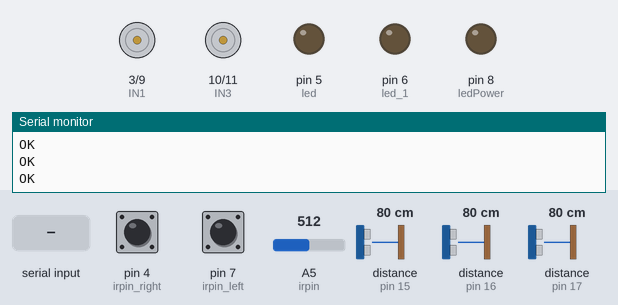
Recording of a sketch running on a simulated Arduino Uno, built with avr-gcc and run on an emulated ATmega328P. On the bench: motor-driver pin pairs drawn as motors (green arrow = first pin HIGH = forward, orange = second pin HIGH = backward, longer = more drive), output pins drawn as LEDs (lit = HIGH), the last lines printed to the serial monitor. The test bench sets the inputs (shaded band); at power-on: pin 4 (irpin_right) LOW, pin 7 (irpin_left) LOW, A5 (irpin) = 512, distance to the obstacle (sensors on pin 15, pin 16, pin 17) 80 cm. The echo pulse lasts 58.3 µs per cm; the modem accepts every AT command (registered, SIM ready, sends succeed) and sends nothing else.

Above: at 6.5 s.
6.6 s: "A\n" received over Serial
At 8.7 s:
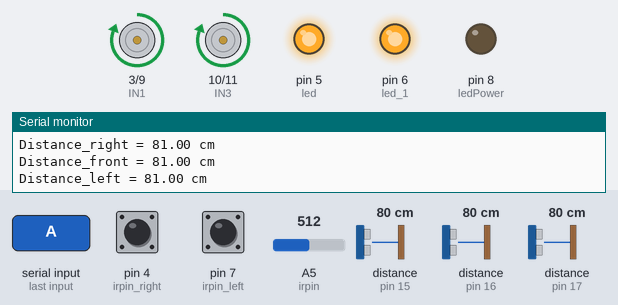
9.6 s: byte 68 ('D') received over Serial
12.6 s: "6541\n" received over the second serial link
At 14.3 s:
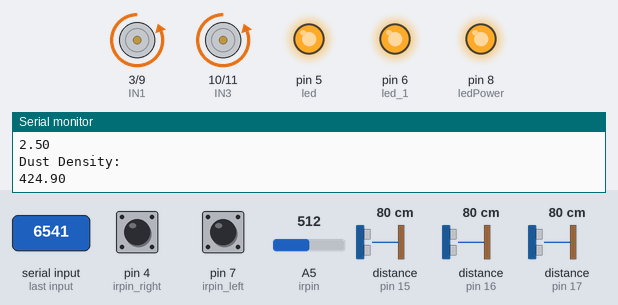
15.1 s: byte 66 ('B') received over Serial
18.1 s: byte 76 ('L') received over Serial
At 20.8 s:
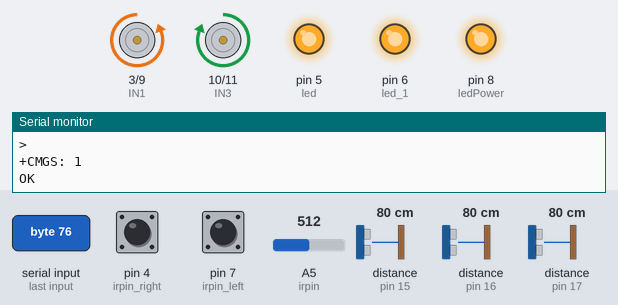
21.1 s: byte 82 ('R') received over Serial
At 21.9 s:
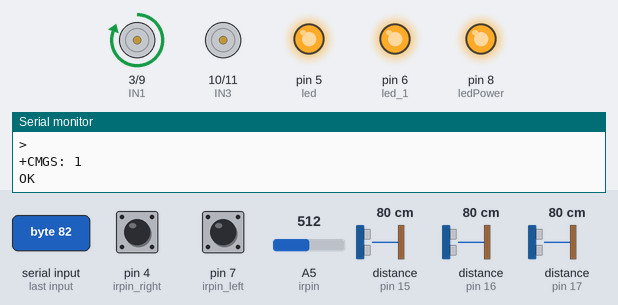
Timing chart, 0 to 23.6 s (numbered marks = the images above; inputs shaded):
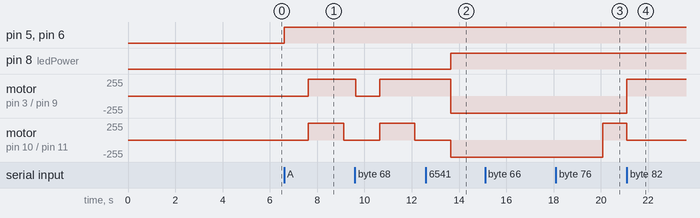

The sketch:

Arduino_Uno.ino
```cpp
#define IN1	3
#define IN2	9
#define IN3	10
#define IN4	11
#include<NewPing.h>// include newping library

NewPing sonar_1 (15, 15, 400);// create ultrasonic object with the following parameters (Trig=3, Echo=2, Max distance=400cm)
float distance_right;// initialize a variable of type float

NewPing sonar_2 (16, 16, 400);// create ultrasonic object with the following parameters (Trig=3, Echo=2, Max distance=400cm)
float distance_front;// initialize a variable of type float

NewPing sonar_3 (17, 17, 400);// create ultrasonic object with the following parameters (Trig=3, Echo=2, Max distance=400cm)
float distance_left;// initialize a variable of type float

int command;            //Int to store app command state.

int state = 0;

int irpin = A5;
int irpin_right = 4;
int irpin_left = 7;

int a=0;


int led = 5;
int led_1 = 6;

int measurePin = A0;
int ledPower = 8;

int samplingTime = 280;
int deltaTime = 40;
int sleepTime = 9680;

float voMeasured = 0;
float calcVoltage = 0;
float dustDensity = 0;


#include <SoftwareSerial.h>
SoftwareSerial SIM(12, 13);

String textMessage;

String lampState = "HIGH";

unsigned long oldtime = 0;

void setup(){

  Serial.begin(115200);

  pinMode(IN1, OUTPUT);
	pinMode(IN2, OUTPUT);
	pinMode(IN3, OUTPUT);
	pinMode(IN4, OUTPUT);

  digitalWrite(IN1, LOW);
  digitalWrite(IN2, LOW);
  digitalWrite(IN3, LOW);
  digitalWrite(IN4, LOW);


pinMode(irpin, INPUT);
pinMode(irpin_right, INPUT);
pinMode(irpin_left, INPUT);

pinMode(led, OUTPUT);
digitalWrite(led, LOW);


pinMode(led_1, OUTPUT);
digitalWrite(led_1, LOW);


pinMode(ledPower,OUTPUT);


// Initializing serial

  SIM.begin(115200);


  delay(5000);
  Serial.println("SIM start...");

  // AT command
  SIM.println("AT");
  delay(100);
  SIM.println("AT+CMGF=1");
  delay(100);
  //receive data live
  SIM.println("AT+CNMI=2,2,0,0,0");
  delay(100);

}

void goAhead(){

  analogWrite(IN1, 0);
	analogWrite(IN2, 255);
  analogWrite(IN3, 0);
	analogWrite(IN4, 255);

  }

void goBack(){

  analogWrite(IN1, 255);
	analogWrite(IN2, 0);
  analogWrite(IN3, 255);
	analogWrite(IN4, 0);

  }

void goRight(){

  analogWrite(IN1, 255);
  analogWrite(IN2, 0);
  analogWrite(IN3, LOW);
  analogWrite(IN4, 0);

}

void goLeft(){

  analogWrite(IN1, 0);
  analogWrite(IN2, 255);
  analogWrite(IN3, 255);
  analogWrite(IN4, 0);

}

void stopRobot(){

  analogWrite(IN1, 0);
	analogWrite(IN2, 0);
	analogWrite(IN3, 0);
	analogWrite(IN4, 0);

}

void Auto(){
if ((unsigned long) (millis() - oldtime) > 3000) // after 3s
{
  analogWrite(led, 255);
  //delay(100);
  analogWrite(led_1, 255);
  //delay(100);
      oldtime = millis();    //mark time for now
  }


distance_right = sonar_1.ping_cm();
Serial.print("Distance_right = ");
Serial.print(distance_right);
Serial.println(" cm");
//delay(10);

distance_front = sonar_2.ping_cm();
Serial.print("Distance_front = ");
Serial.print(distance_front);
Serial.println(" cm");
//delay(10);

distance_left = sonar_3.ping_cm();
Serial.print("Distance_left = ");
Serial.print(distance_left);
Serial.println(" cm");
//delay(10);

  int s = analogRead(irpin);
  int S_right = digitalRead(irpin_right);
  int S_left = digitalRead(irpin_left);

  if((s==HIGH))
  {
    stopRobot();
    delay(1000);
    goBack();
    delay(1500);
    goLeft();
    delay(500);

  }

  if((S_left == LOW)|| (S_right == LOW))
  {
    stopRobot();
    delay(1000);
    goBack();
    delay(1500);
    goRight();
    delay(500);

  }

  if((s==LOW)&&(distance_left <= 20 && distance_front <= 20 && distance_right <= 20))
    {
      goLeft();
    }
  if((s==LOW)&&(distance_left <= 20 && distance_front > 20 && distance_right <= 20))
    {
    goAhead();
    }
  if((s==LOW)&&(distance_left > 20 && distance_front > 20 && distance_right > 20))
  {
    goAhead();
  }
  if((s==LOW)&&(distance_left <= 20 && distance_front <= 20 && distance_right > 20) || (s==LOW)&&(distance_left <= 20 && distance_front > 20 && distance_right > 20))
  {//goRight
    goRight();
  }
  if((s==LOW)&&(distance_left > 20 && distance_front <= 20 && distance_right <= 20) || (s==LOW)&&(distance_left > 20 && distance_front > 20 && distance_right <= 20) || (s==LOW)&&(distance_left > 20 && distance_front <= 20 && distance_right > 20))
  {//goLeft
    goLeft();

  }
}


void highest()
{
  analogWrite(led, 255);
  //delay(100);
  analogWrite(led_1, 255);
  //delay(100);
  }
void medium()
{
  analogWrite(led, 230);
  analogWrite(led_1, 230);
  }
void lowest()
{
  analogWrite(led, 200);
  analogWrite(led_1, 200);
  }
void stop_mos()
{
  analogWrite(led,0);
  analogWrite(led_1,0);

  }

void turn_around_left()
{
  goLeft();
}

void turn_around_right()
{
  goRight();
}

void dust()
{
  digitalWrite(ledPower,LOW);
  delayMicroseconds(samplingTime);

  voMeasured = analogRead(measurePin);

  delayMicroseconds(deltaTime);
  digitalWrite(ledPower,HIGH);
  delayMicroseconds(sleepTime);


  calcVoltage = voMeasured * (5.0 / 1024.0);

  // linear eqaution
  dustDensity = 170 * calcVoltage - 0.1;


  Serial.println("Raw Signal Value (0-1023):");
  Serial.println(voMeasured);

  Serial.println("Voltage:");
  Serial.println(calcVoltage);

  Serial.println("Dust Density:");
  Serial.println(dustDensity);
  if(dustDensity > 600)
  {
    Serial.println("HIGH");

    String dust = "Dust density =" + String(dustDensity) + "ug/m3";
    sendSMS_warning(dust);
    }
  else{
    Serial.println("LOW");
    }

  delay(1000);
}

void dust_sensor()
{
  digitalWrite(ledPower,LOW);
  delayMicroseconds(samplingTime);

  voMeasured = analogRead(measurePin);

  delayMicroseconds(deltaTime);
  digitalWrite(ledPower,HIGH);
  delayMicroseconds(sleepTime);


  calcVoltage = voMeasured * (5.0 / 1024.0);


  dustDensity = 170 * calcVoltage - 0.1;


  Serial.println("Raw Signal Value (0-1023):");
  Serial.println(voMeasured);

  Serial.println("Voltage:");
  Serial.println(calcVoltage);

  Serial.println("Dust Density:");
  Serial.println(dustDensity);

  String dust = "Dust density =" + String(dustDensity) + "ug/m3";
  sendSMS_warning(dust);
}

void loop(){

  if (Serial.available() > 0){
  command = Serial.read();

      if (command == 'F') state = 2;
      else if (command == 'B') state = 3;
      else if (command == 'L') state = 4;
      else if (command == 'R') state = 5;

      else if (command == 'S') state = 6;

      else if (command == 'A') state = 1;

      else if (command == 'P') state = 0;

      else if (command == 'O') state = 7;
      else if (command == 'M') state = 8;
      else if (command == 'C') state = 9;
      else if (command == 'I') state = 10;
      else if (command == 'U') state = 11;
      else if (command == 'D') state = 12;
      else if (command == 'G') state = 13;

      else if (command == 'Z') state = 14;

      }

if(state == 1)
{
  Auto();
  }
  else if(state == 2)
  {
    goAhead();
    }
    else if(state == 3)
  {
    goBack();
    }
    else if(state == 4)
  {
    goLeft();
    }
    else if(state == 5)
  {
    goRight();
    }
    else if(state == 6)
  {
    stopRobot();
    }
    else if(state == 7)
  {
    highest();
    }
    else if(state == 8)
  {
    medium();
    }
    else if(state == 9)
  {
    lowest();
    }
    else if(state == 10)
  {
    turn_around_left();
    }
    else if(state == 11)
  {
    turn_around_right();
    }
    else if(state == 12)
  {
    dust_sensor();
    }
    else if(state == 13)
  {
    dust();
    }
  else if(state == 14)
  {
    //zigzag();
    //combine();

  }

  else
  {
    stop_mos();
    }


if(SIM.available()>0){
    textMessage = SIM.readString();
    Serial.print(textMessage);
    delay(10);
  }
  if(textMessage.indexOf("6541")>=0){

    goAhead();
    lampState = "goAhead";
    textMessage = "";
  }
  if(textMessage.indexOf("6642")>=0){

    goBack();
    lampState = "goBack";
    textMessage = "";
  }
  if(textMessage.indexOf("7643")>=0){

    goLeft();
    lampState = "goLeft";
    textMessage = "";
  }
  if(textMessage.indexOf("8252")>=0){

    goRight();
    lampState = "goRight";
    textMessage = "";
  }
if(textMessage.indexOf("8353")>=0){

    lampState = "Stop";
    stopRobot();
    textMessage = "";
  }
if(textMessage.indexOf("2009")>=0){

    dust_sensor();
  }
  if(textMessage.indexOf("8454")>=0){

    Auto();
    lampState = "Auto";
    textMessage = "";
  }
  if(textMessage.indexOf("6743")>=0){
    String message = "State is " + lampState;
    sendSMS(message);
    textMessage = "";
  }


}

// Function that sends SMS
void sendSMS(String message){
  //set SMS mode
  SIM.println("AT+CMGF=1");
  delay(100);


  SIM.println("AT+CMGS=\"+84868475996\"");
  delay(100);

  SIM.println(message);
  delay(100);


  SIM.write(26);
  delay(100);
  SIM.println();

  delay(5000);
}

void sendSMS_warning(String dust){

  SIM.println("AT+CMGF=1");
  delay(100);


  SIM.println("AT+CMGS=\"+84868475996\"");
  delay(100);
  // Send the SMS
  SIM.println(dust);
  delay(100);


  SIM.write(26);
  delay(100);
  SIM.println();

  delay(5000);
}
```

Measured:
- after the input at 6.6 s, pin 5 (led), pin 6 (led_1): LOW → HIGH at once; motor on pin 3 (IN1) / pin 9 (IN2): stopped → forward 255/255 after 1.0 s; motor on pin 10 (IN3) / pin 11 (IN4): stopped → forward 255/255 after 1.0 s, → stopped 1.5 s later
- after the input at 12.6 s, pin 8 (ledPower): LOW → HIGH after 1.0 s instead of 0.04 s; motor on pin 3 (IN1) / pin 9 (IN2): forward 255/255 → backward 255/255 after 1.0 s; motor on pin 10 (IN3) / pin 11 (IN4): stopped → backward 255/255 after 1.0 s
- after the input at 15.1 s, every drawn part: stays the same
- after the input at 18.1 s, motor on pin 3 (IN1) / pin 9 (IN2): stays backward 255/255 (without the input it goes to forward 255/255 after 2.0 s)
- after the input at 21.1 s, motor on pin 3 (IN1) / pin 9 (IN2): backward 255/255 → forward 255/255 at once; motor on pin 10 (IN3) / pin 11 (IN4): forward 255/255 → stopped at once
